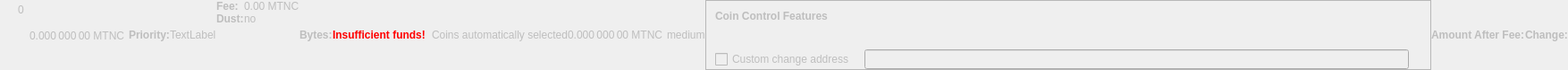
    <widget class="QWidget" name="dummyHideWidget" native="true">
     <property name="enabled">
      <bool>false</bool>
     </property>
     <property name="maximumSize">
      <size>
       <width>100</width>
       <height>22</height>
      </size>
     </property>
     <layout class="QHBoxLayout" name="dummyHideLayout">
      <property name="spacing">
       <number>0</number>
      </property>
      <property name="leftMargin">
       <number>0</number>
      </property>
      <property name="topMargin">
       <number>0</number>
      </property>
      <property name="rightMargin">
       <number>0</number>
      </property>
      <property name="bottomMargin">
       <number>0</number>
      </property>
      <item>
       <layout class="QFormLayout" name="formLayoutCoinControl1">
        <property name="horizontalSpacing">
         <number>10</number>
        </property>
        <property name="verticalSpacing">
         <number>14</number>
        </property>
        <property name="leftMargin">
         <number>10</number>
        </property>
        <property name="topMargin">
         <number>4</number>
        </property>
        <property name="rightMargin">
         <number>6</number>
        </property>
        <item row="0" column="1">
         <widget class="QLabel" name="labelCoinControlBytes">
          <property name="cursor">
           <cursorShape>IBeamCursor</cursorShape>
          </property>
          <property name="contextMenuPolicy">
           <enum>Qt::ActionsContextMenu</enum>
          </property>
          <property name="text">
           <string notr="true">0</string>
          </property>
          <property name="textInteractionFlags">
           <set>Qt::LinksAccessibleByMouse|Qt::TextSelectableByKeyboard|Qt::TextSelectableByMouse</set>
          </property>
         </widget>
        </item>
       </layout>
      </item>
      <item>
       <widget class="QLabel" name="labelCoinControlAfterFee">
        <property name="enabled">
         <bool>false</bool>
        </property>
        <property name="sizePolicy">
         <sizepolicy hsizetype="Fixed" vsizetype="Fixed">
          <horstretch>0</horstretch>
          <verstretch>0</verstretch>
         </sizepolicy>
        </property>
        <property name="minimumSize">
         <size>
          <width>111</width>
          <height>12</height>
         </size>
        </property>
        <property name="maximumSize">
         <size>
          <width>111</width>
          <height>12</height>
         </size>
        </property>
        <property name="cursor">
         <cursorShape>IBeamCursor</cursorShape>
        </property>
        <property name="contextMenuPolicy">
         <enum>Qt::ActionsContextMenu</enum>
        </property>
        <property name="text">
         <string notr="true">0.000 000 00 MTNC</string>
        </property>
        <property name="textInteractionFlags">
         <set>Qt::LinksAccessibleByMouse|Qt::TextSelectableByKeyboard|Qt::TextSelectableByMouse</set>
        </property>
       </widget>
      </item>
      <item>
       <widget class="QLabel" name="labelCoinControlPriorityText">
        <property name="enabled">
         <bool>false</bool>
        </property>
        <property name="font">
         <font>
          <weight>75</weight>
          <bold>true</bold>
         </font>
        </property>
        <property name="text">
         <string>Priority:</string>
        </property>
       </widget>
      </item>
      <item>
       <layout class="QHBoxLayout" name="horizontalLayout">
        <item>
         <widget class="QLabel" name="WarningLabel">
          <property name="text">
           <string>TextLabel</string>
          </property>
         </widget>
        </item>
       </layout>
      </item>
      <item>
       <layout class="QFormLayout" name="formLayoutCoinControl3">
        <property name="horizontalSpacing">
         <number>0</number>
        </property>
        <property name="verticalSpacing">
         <number>0</number>
        </property>
        <property name="leftMargin">
         <number>0</number>
        </property>
        <property name="topMargin">
         <number>0</number>
        </property>
        <property name="rightMargin">
         <number>0</number>
        </property>
        <item row="0" column="0">
         <widget class="QLabel" name="labelCoinControlFeeText">
          <property name="enabled">
           <bool>false</bool>
          </property>
          <property name="font">
           <font>
            <weight>75</weight>
            <bold>true</bold>
           </font>
          </property>
          <property name="text">
           <string>Fee:</string>
          </property>
          <property name="margin">
           <number>0</number>
          </property>
         </widget>
        </item>
        <item row="0" column="1">
         <widget class="QLabel" name="labelCoinControlFee">
          <property name="enabled">
           <bool>false</bool>
          </property>
          <property name="cursor">
           <cursorShape>IBeamCursor</cursorShape>
          </property>
          <property name="contextMenuPolicy">
           <enum>Qt::ActionsContextMenu</enum>
          </property>
          <property name="text">
           <string notr="true">0.00 MTNC</string>
          </property>
          <property name="textInteractionFlags">
           <set>Qt::LinksAccessibleByMouse|Qt::TextSelectableByKeyboard|Qt::TextSelectableByMouse</set>
          </property>
         </widget>
        </item>
        <item row="1" column="0">
         <widget class="QLabel" name="labelCoinControlLowOutputText">
          <property name="enabled">
           <bool>false</bool>
          </property>
          <property name="font">
           <font>
            <weight>75</weight>
            <bold>true</bold>
           </font>
          </property>
          <property name="text">
           <string>Dust:</string>
          </property>
         </widget>
        </item>
        <item row="1" column="1">
         <widget class="QLabel" name="labelCoinControlLowOutput">
          <property name="enabled">
           <bool>false</bool>
          </property>
          <property name="cursor">
           <cursorShape>IBeamCursor</cursorShape>
          </property>
          <property name="contextMenuPolicy">
           <enum>Qt::ActionsContextMenu</enum>
          </property>
          <property name="text">
           <string>no</string>
          </property>
          <property name="textInteractionFlags">
           <set>Qt::LinksAccessibleByMouse|Qt::TextSelectableByKeyboard|Qt::TextSelectableByMouse</set>
          </property>
         </widget>
        </item>
       </layout>
      </item>
      <item>
       <widget class="QLabel" name="labelCoinControlBytesText">
        <property name="enabled">
         <bool>false</bool>
        </property>
        <property name="font">
         <font>
          <weight>75</weight>
          <bold>true</bold>
         </font>
        </property>
        <property name="text">
         <string>Bytes:</string>
        </property>
       </widget>
      </item>
      <item>
       <layout class="QFormLayout" name="formLayoutCoinControl2">
        <property name="horizontalSpacing">
         <number>0</number>
        </property>
        <property name="verticalSpacing">
         <number>0</number>
        </property>
        <property name="leftMargin">
         <number>0</number>
        </property>
        <property name="topMargin">
         <number>0</number>
        </property>
        <property name="rightMargin">
         <number>0</number>
        </property>
       </layout>
      </item>
      <item>
       <layout class="QHBoxLayout" name="horizontalLayoutCoinControl2">
        <property name="spacing">
         <number>0</number>
        </property>
        <property name="bottomMargin">
         <number>0</number>
        </property>
       </layout>
      </item>
      <item>
       <widget class="QLabel" name="labelCoinControlInsuffFunds">
        <property name="enabled">
         <bool>false</bool>
        </property>
        <property name="minimumSize">
         <size>
          <width>0</width>
          <height>0</height>
         </size>
        </property>
        <property name="font">
         <font>
          <weight>75</weight>
          <bold>true</bold>
         </font>
        </property>
        <property name="styleSheet">
         <string notr="true">color:red;font-weight:bold;</string>
        </property>
        <property name="text">
         <string>Insufficient funds!</string>
        </property>
        <property name="margin">
         <number>5</number>
        </property>
       </widget>
      </item>
      <item>
       <layout class="QFormLayout" name="formLayoutCoinControl4">
        <property name="horizontalSpacing">
         <number>0</number>
        </property>
        <property name="verticalSpacing">
         <number>0</number>
        </property>
        <property name="leftMargin">
         <number>0</number>
        </property>
        <property name="topMargin">
         <number>0</number>
        </property>
        <property name="rightMargin">
         <number>0</number>
        </property>
       </layout>
      </item>
      <item>
       <widget class="QLabel" name="labelCoinControlChangeLabel">
        <property name="enabled">
         <bool>false</bool>
        </property>
        <property name="sizePolicy">
         <sizepolicy hsizetype="Preferred" vsizetype="Expanding">
          <horstretch>0</horstretch>
          <verstretch>0</verstretch>
         </sizepolicy>
        </property>
        <property name="minimumSize">
         <size>
          <width>0</width>
          <height>0</height>
         </size>
        </property>
        <property name="text">
         <string/>
        </property>
        <property name="margin">
         <number>3</number>
        </property>
       </widget>
      </item>
      <item>
       <widget class="QLabel" name="labelCoinControlAutomaticallySelected">
        <property name="enabled">
         <bool>false</bool>
        </property>
        <property name="sizePolicy">
         <sizepolicy hsizetype="Fixed" vsizetype="Fixed">
          <horstretch>0</horstretch>
          <verstretch>0</verstretch>
         </sizepolicy>
        </property>
        <property name="minimumSize">
         <size>
          <width>0</width>
          <height>0</height>
         </size>
        </property>
        <property name="maximumSize">
         <size>
          <width>240</width>
          <height>16777215</height>
         </size>
        </property>
        <property name="text">
         <string>Coins automatically selected</string>
        </property>
        <property name="margin">
         <number>5</number>
        </property>
       </widget>
      </item>
      <item>
       <widget class="QLabel" name="labelCoinControlChange">
        <property name="enabled">
         <bool>false</bool>
        </property>
        <property name="sizePolicy">
         <sizepolicy hsizetype="Fixed" vsizetype="Fixed">
          <horstretch>0</horstretch>
          <verstretch>0</verstretch>
         </sizepolicy>
        </property>
        <property name="minimumSize">
         <size>
          <width>111</width>
          <height>0</height>
         </size>
        </property>
        <property name="maximumSize">
         <size>
          <width>111</width>
          <height>16777215</height>
         </size>
        </property>
        <property name="cursor">
         <cursorShape>IBeamCursor</cursorShape>
        </property>
        <property name="contextMenuPolicy">
         <enum>Qt::ActionsContextMenu</enum>
        </property>
        <property name="text">
         <string notr="true">0.000 000 00 MTNC</string>
        </property>
        <property name="textInteractionFlags">
         <set>Qt::LinksAccessibleByMouse|Qt::TextSelectableByKeyboard|Qt::TextSelectableByMouse</set>
        </property>
       </widget>
      </item>
      <item>
       <widget class="QLabel" name="labelCoinControlPriority">
        <property name="enabled">
         <bool>false</bool>
        </property>
        <property name="cursor">
         <cursorShape>IBeamCursor</cursorShape>
        </property>
        <property name="contextMenuPolicy">
         <enum>Qt::ActionsContextMenu</enum>
        </property>
        <property name="text">
         <string>medium</string>
        </property>
        <property name="textInteractionFlags">
         <set>Qt::LinksAccessibleByMouse|Qt::TextSelectableByKeyboard|Qt::TextSelectableByMouse</set>
        </property>
       </widget>
      </item>
      <item>
       <widget class="QFrame" name="frameCoinControl">
        <property name="sizePolicy">
         <sizepolicy hsizetype="Expanding" vsizetype="Expanding">
          <horstretch>0</horstretch>
          <verstretch>0</verstretch>
         </sizepolicy>
        </property>
        <property name="maximumSize">
         <size>
          <width>16777215</width>
          <height>16777215</height>
         </size>
        </property>
        <property name="frameShape">
         <enum>QFrame::StyledPanel</enum>
        </property>
        <property name="frameShadow">
         <enum>QFrame::Sunken</enum>
        </property>
        <layout class="QVBoxLayout" name="verticalLayoutCoinControl2_2">
         <property name="spacing">
          <number>0</number>
         </property>
         <property name="leftMargin">
          <number>0</number>
         </property>
         <property name="topMargin">
          <number>0</number>
         </property>
         <property name="rightMargin">
          <number>0</number>
         </property>
         <property name="bottomMargin">
          <number>0</number>
         </property>
         <item>
          <layout class="QVBoxLayout" name="verticalLayoutCoinControl" stretch="0,0,0,1">
           <property name="spacing">
            <number>0</number>
           </property>
           <property name="leftMargin">
            <number>10</number>
           </property>
           <property name="topMargin">
            <number>10</number>
           </property>
           <item>
            <layout class="QHBoxLayout" name="horizontalLayoutCoinControl1">
             <property name="bottomMargin">
              <number>15</number>
             </property>
             <item>
              <widget class="QLabel" name="labelCoinControlFeatures">
               <property name="enabled">
                <bool>false</bool>
               </property>
               <property name="sizePolicy">
                <sizepolicy hsizetype="Preferred" vsizetype="Maximum">
                 <horstretch>0</horstretch>
                 <verstretch>0</verstretch>
                </sizepolicy>
               </property>
               <property name="font">
                <font>
                 <weight>75</weight>
                 <bold>true</bold>
                </font>
               </property>
               <property name="styleSheet">
                <string notr="true">font-weight:bold;</string>
               </property>
               <property name="text">
                <string>Coin Control Features</string>
               </property>
              </widget>
             </item>
            </layout>
           </item>
           <item>
            <widget class="QWidget" name="widgetCoinControl" native="true">
             <property name="sizePolicy">
              <sizepolicy hsizetype="Preferred" vsizetype="Preferred">
               <horstretch>0</horstretch>
               <verstretch>0</verstretch>
              </sizepolicy>
             </property>
             <property name="minimumSize">
              <size>
               <width>0</width>
               <height>0</height>
              </size>
             </property>
             <property name="styleSheet">
              <string notr="true"/>
             </property>
             <layout class="QHBoxLayout" name="horizontalLayoutCoinControl5_2">
              <property name="leftMargin">
               <number>0</number>
              </property>
              <property name="topMargin">
               <number>0</number>
              </property>
              <property name="rightMargin">
               <number>0</number>
              </property>
              <property name="bottomMargin">
               <number>0</number>
              </property>
              <item>
               <layout class="QHBoxLayout" name="horizontalLayoutCoinControl3">
                <property name="spacing">
                 <number>20</number>
                </property>
                <property name="topMargin">
                 <number>0</number>
                </property>
                <property name="bottomMargin">
                 <number>10</number>
                </property>
               </layout>
              </item>
             </layout>
            </widget>
           </item>
           <item>
            <layout class="QHBoxLayout" name="horizontalLayoutCoinControl4" stretch="0,0,0">
             <property name="spacing">
              <number>12</number>
             </property>
             <property name="sizeConstraint">
              <enum>QLayout::SetDefaultConstraint</enum>
             </property>
             <property name="topMargin">
              <number>5</number>
             </property>
             <property name="rightMargin">
              <number>5</number>
             </property>
             <item>
              <widget class="QCheckBox" name="checkBoxCoinControlChange">
               <property name="enabled">
                <bool>false</bool>
               </property>
               <property name="toolTip">
                <string>If this is activated, but the change address is empty or invalid, change will be sent to a newly generated address.</string>
               </property>
               <property name="text">
                <string>Custom change address</string>
               </property>
              </widget>
             </item>
             <item>
              <widget class="QValidatedLineEdit" name="lineEditCoinControlChange">
               <property name="enabled">
                <bool>false</bool>
               </property>
               <property name="sizePolicy">
                <sizepolicy hsizetype="Expanding" vsizetype="Fixed">
                 <horstretch>0</horstretch>
                 <verstretch>0</verstretch>
                </sizepolicy>
               </property>
              </widget>
             </item>
             <item>
              <widget class="QLabel" name="labelCoinControlChangeLabel_2">
               <property name="sizePolicy">
                <sizepolicy hsizetype="Preferred" vsizetype="Expanding">
                 <horstretch>0</horstretch>
                 <verstretch>0</verstretch>
                </sizepolicy>
               </property>
               <property name="minimumSize">
                <size>
                 <width>0</width>
                 <height>0</height>
                </size>
               </property>
               <property name="text">
                <string/>
               </property>
               <property name="margin">
                <number>3</number>
               </property>
              </widget>
             </item>
            </layout>
           </item>
           <item>
            <spacer name="verticalSpacerCoinControl">
             <property name="orientation">
              <enum>Qt::Vertical</enum>
             </property>
             <property name="sizeHint" stdset="0">
              <size>
               <width>800</width>
               <height>1</height>
              </size>
             </property>
            </spacer>
           </item>
          </layout>
         </item>
        </layout>
       </widget>
      </item>
      <item>
       <widget class="QLabel" name="labelCoinControlAfterFeeText">
        <property name="enabled">
         <bool>false</bool>
        </property>
        <property name="minimumSize">
         <size>
          <width>0</width>
          <height>0</height>
         </size>
        </property>
        <property name="maximumSize">
         <size>
          <width>16777215</width>
          <height>16777215</height>
         </size>
        </property>
        <property name="font">
         <font>
          <weight>75</weight>
          <bold>true</bold>
         </font>
        </property>
        <property name="text">
         <string>Amount After Fee:</string>
        </property>
        <property name="alignment">
         <set>Qt::AlignLeading|Qt::AlignLeft|Qt::AlignVCenter</set>
        </property>
        <property name="margin">
         <number>0</number>
        </property>
       </widget>
      </item>
      <item>
       <widget class="QLabel" name="labelCoinControlChangeText">
        <property name="enabled">
         <bool>false</bool>
        </property>
        <property name="sizePolicy">
         <sizepolicy hsizetype="Preferred" vsizetype="Preferred">
          <horstretch>0</horstretch>
          <verstretch>0</verstretch>
         </sizepolicy>
        </property>
        <property name="minimumSize">
         <size>
          <width>0</width>
          <height>0</height>
         </size>
        </property>
        <property name="maximumSize">
         <size>
          <width>16777215</width>
          <height>16777215</height>
         </size>
        </property>
        <property name="font">
         <font>
          <weight>75</weight>
          <bold>true</bold>
         </font>
        </property>
        <property name="text">
         <string>Change:</string>
        </property>
        <property name="alignment">
         <set>Qt::AlignLeading|Qt::AlignLeft|Qt::AlignVCenter</set>
        </property>
       </widget>
      </item>
     </layout>
    </widget>
